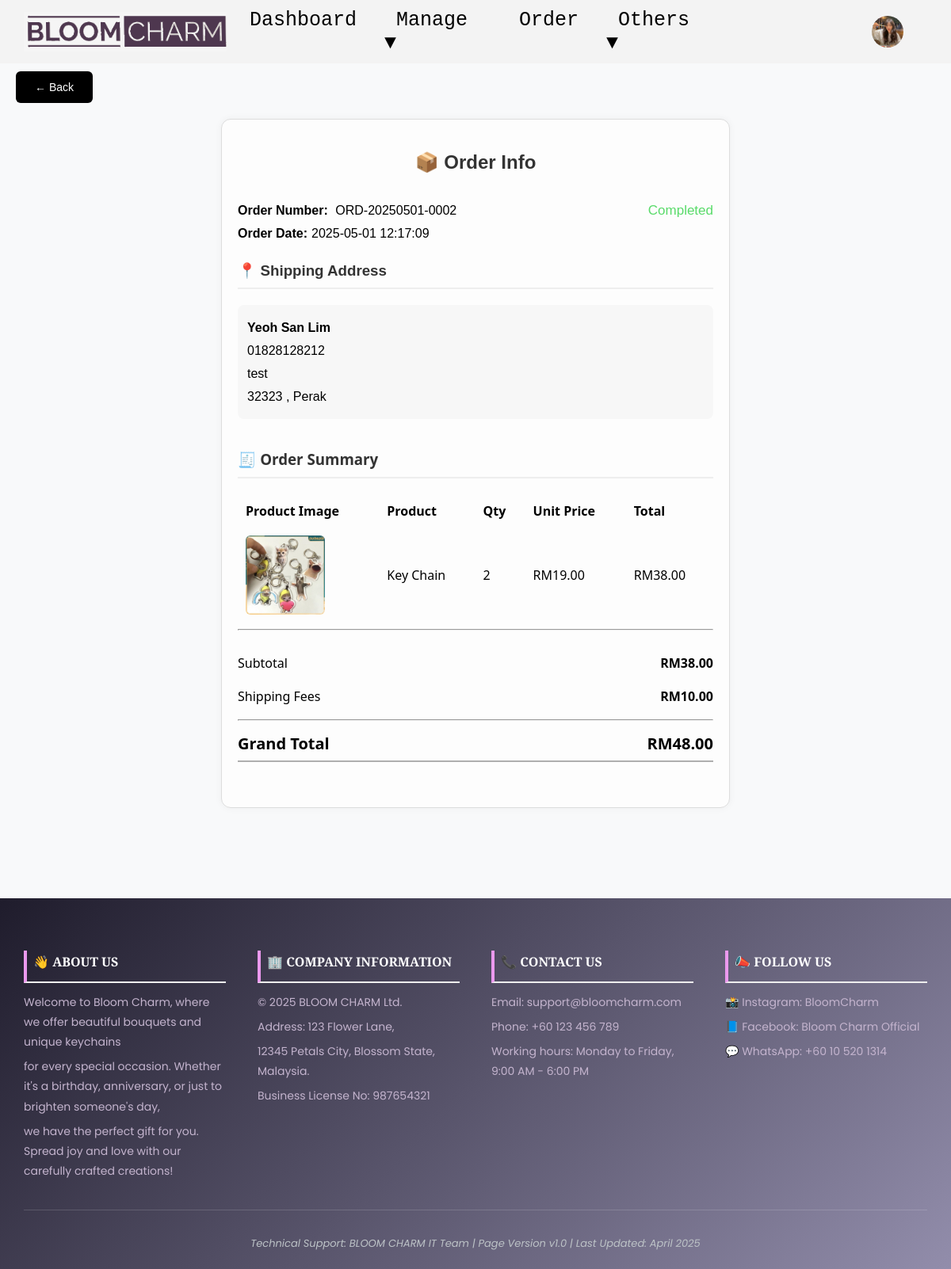
The app's page /public/orderDetail.php?order_id=65 (signed in) with its own data.
### tables this page shows
CREATE TABLE `users` (
  `id` int(11) NOT NULL,
  `username` varchar(40) NOT NULL,
  `email` varchar(50) NOT NULL,
  `phone_num` varchar(12) NOT NULL,
  `password` varchar(255) NOT NULL,
  `role` enum('user','admin','manager') NOT NULL DEFAULT 'user',
  `profile_image` varchar(255) DEFAULT 'uploads/default.jpg',
  `created_at` timestamp NOT NULL DEFAULT current_timestamp()
);

CREATE TABLE `orders` (
  `id` int(11) NOT NULL,
  `user_id` int(11) NOT NULL,
  `total_price` decimal(10,2) NOT NULL,
  `status` enum('Pending','Requested-Cancel','Shipped','Cancelled','Completed') DEFAULT 'Pending',
  `created_at` timestamp NOT NULL DEFAULT current_timestamp(),
  `order_number` varchar(255) NOT NULL,
  `full_name` varchar(100) NOT NULL,
  `address_line` text NOT NULL,
  `city` varchar(100) NOT NULL,
  `postcode` varchar(10) NOT NULL,
  `phone` varchar(20) NOT NULL,
  `is_reviewed` tinyint(1) DEFAULT 0
);

CREATE TABLE `order_items` (
  `id` int(11) NOT NULL,
  `order_id` int(11) NOT NULL,
  `product_id` int(11) NOT NULL,
  `quantity` int(11) NOT NULL,
  `price_at_checkout` decimal(10,2) NOT NULL
);

CREATE TABLE `products` (
  `id` int(11) NOT NULL,
  `name` varchar(255) NOT NULL,
  `price` decimal(10,2) NOT NULL,
  `discount` int(3) DEFAULT 0,
  `sold_count` int(11) NOT NULL DEFAULT 0,
  `stock` int(11) NOT NULL,
  `category` enum('bouquet','key chain') NOT NULL
);

### models/userModels.php (called while the page is built, shortened)
<?php
require "../config/db.php";
function getUserImageById($user_id){
    global $_db;
    $stm=$_db->prepare("SELECT profile_image FROM users WHERE id =?");
    $stm->execute([$user_id]);
    return $stm->fetch(PDO::FETCH_COLUMN);
}
?>

### models/orderModels.php (called while the page is built, shortened)
<?php
function getAddressByOrderId($orderId){
    global $_db;
    $stm=$_db->prepare("SELECT * FROM orders WHERE id=?");
    $stm->execute([$orderId]);
    return $stm->fetch(PDO::FETCH_ASSOC);
}
function getOrderItemsByOrderId($orderId){
    global $_db;
    $stm=$_db->prepare("SELECT * FROM order_items
                          JOIN products ON order_items.product_id = products.id
                          WHERE order_items.order_id =?");
    $stm->execute([$orderId]);
    return $stm->fetchAll(PDO::FETCH_ASSOC);
}
?>

### models/productModels.php (called while the page is built, shortened)
<?php
include '../config/db.php';
function getProductImageById($id) {
    global $_db;
    $stm = $_db->prepare("SELECT image_path FROM product_images WHERE product_id = ?");
    $stm->execute([$id]);
    return $stm->fetchAll(PDO::FETCH_COLUMN);
}
?>

### public/orderDetail.php (the view, shortened to what this page needs)
<?php
require "../public/header.php";
include "../models/orderModels.php";
include "../models/addressModels.php";
include "../models/productModels.php";
$orderId = $_GET['order_id'] ?? null;
$subtotal=0;
$orderItems = getOrderItemsByOrderId($orderId);
$orderInfo = getAddressByOrderId($orderId);
?>
<link rel="stylesheet" href="../assets/css/orderDetail.css">
<link rel="stylesheet" href="../assets/css/orderSummary.css">
<link rel="stylesheet" href="../assets/css/backButton.css">
<a href="/public/orderHistory.php" class="back-btn">← Back</a>
<div class="container">
    <h2>📦 Order Info</h2>
    <div class="order-info">
        <div class="order_num">
        <p><strong>Order Number:</strong> <?=$orderInfo['order_number'] ?></p>
        <p><strong>Order Date:</strong><?=$orderInfo['created_at'] ?></p>
        </div>
        <div class="status">
        <p class="status-<?=$orderInfo['status'] ?>"><?=$orderInfo['status'] ?></p>
        </div>
    </div>
    <h3>📍 Shipping Address</h3>
    <div class="address-box">
        <p><strong><?=$orderInfo['full_name'] ?></strong></p>
        <p><?=$orderInfo['phone'] ?></p>
        <p><?=$orderInfo['address_line'] ?></p>
        <p><?=$orderInfo['postcode'] ?> , <?=$orderInfo['city'] ?></p>
    </div>
<div class="product-selected">
    <div class="order-summary">
        <h3>🧾 Order Summary</h3>
        <table>
            <thead>
                <tr>
                    <th>Product Image</th>
                    <th>Product</th>
                    <th>Qty</th>
                    <th>Unit Price</th>
                    <th>Total</th>
                </tr>
            </thead>
            <tbody>
                <?php
                    foreach ($orderItems as $item):
                        $images = getProductImageById($item['product_id']);
                        $image = $images[0] ;
                        $price= $item['price']-($item['price'] * $item['discount']/100);
                        $totalPrice = $price * $item['quantity'];
                        $subtotal += $totalPrice;
                ?>
                    <tr>
                        <td><img src="<?= htmlspecialchars($image) ?>" alt="Product Image" class="productImage"></td>
                        <td><?= htmlspecialchars($item['name']) ?></td>
                        <td><?= $item['quantity'] ?></td>
                        <td>RM<?=number_format($price,2)?></td>
                        <td>RM<?= number_format($totalPrice, 2) ?></td>
                    </tr>
                <?php endforeach; ?>
            </tbody>
        </table>
        <hr>
        <div class="total-count">
            <div class="subtotal">
                <span>Subtotal</span>
                <strong>RM<?= number_format($subtotal, 2) ?></strong>
            </div>
            <div class="shipping-fee">
                <span>Shipping Fees </span>
                <strong>RM10.00</strong>
            </div>
            <hr>
            <div class="grand-total">
                <span><strong>Grand Total</strong></span>
                <strong>RM<?= number_format($subtotal + 10 , 2) ?></strong>
            </div>
        </div>
    </div>
    </div>
</div>
<?php include "../public/footer.php"; ?>

### public/header.php (shortened to what this page needs)
<?php
require "../helper/html_helper.php";
require "../models/userModels.php";
$role = $_SESSION['role'] ?? null;
if (isset($_SESSION['user_id'])) {
    $profileImage = getUserImageById($_SESSION['user_id']);
}
?>
<link rel="stylesheet" href="../assets/css/header.css">
<?php if ($role == 'admin' || $role == 'manager'): ?>
    <nav class="nav-container">
        <div class="nav-left">
            <a href="/public/home.php">
                <img src="../assets/image/logo/logo3.png" alt="Logo" class="logo">
            </a>
        </div>
        <div class="nav-center">
            <a href="/public/home.php">Dashboard</a>
            <div class="dropdown">
                <a href="#">Manage ▼</a>
            </div>
            <a href="/public/orderHistory.php">Order</a>
            <div class="dropdown">
                <a href="#">Others ▼</a>
            </div>
        </div>
        <div class="nav-right" id="admin_nav_right">
        <div class="dropdown">
                <a href="#">
                <img src="<?= htmlspecialchars($profileImage) ?>" alt="profile" class="profile-img">
                </a>
            </div>
        </div>
    </nav>
<?php endif; ?>

### assets/css/header.css (style rules this page uses)
.nav-container { display: flex; align-items: center; justify-content: space-between; background-color: rgb(243, 243, 243); padding: 15px; position: relative; z-index: 1000; }
.nav-left { flex: 1; display: flex; align-items: center; }
.logo { height: 50px; }
.nav-center { position: absolute; left: 50%; transform: translateX(-50%); display: flex; justify-content: center; gap: 20px; }
.nav-right { display: flex; align-items: center; gap: 10px; }
.nav-container a { color: black; text-decoration: none; margin: 0 15px; padding: 5px 10px auto; transition: 0.5s; font-family: monospace; font-size: 25px; }
.dropdown { position: relative; display: inline-block; z-index: 1000; overflow: visible !important; }
.profile-img { width: 40px; height: 40px; border-radius: 50%; cursor: pointer; }
#admin_nav_right { padding-right: 30px; }

### assets/css/orderDetail.css (style rules this page uses)
.container { max-width: 600px; height: auto; margin: 20px auto; padding: 20px; border: 1px solid #ddd; border-radius: 12px; background-color: #fdfdfd; box-shadow: 0 0 10px rgba(0, 0, 0, 0.05); font-family: sans-serif; }
.container h2 { text-align: center; margin-bottom: 30px; color: #333; font-weight: bold; }
.container h3 { color: #333; }
.order-info p, .address-box p { margin: 4px 0; line-height: 25px; }
.address-box { padding: 12px; background-color: #f7f7f7; border-radius: 8px; margin-top: 10px; }
.order-info { display: flex; justify-content: space-between; margin-bottom: 20px; }
.status-Completed { color: rgba(41, 208, 63, 0.775); font-size: 17px; }
.order-info strong { margin-right: 5px; }

### assets/css/orderSummary.css (style rules this page uses)
.order-summary { max-width: 700px; margin-top: 1cm; margin-bottom: 1cm; font-family: 'Segoe UI', sans-serif; }
h3 { border-bottom: 2px solid #eee; padding-bottom: 10px; margin-bottom: 20px; }
.order-summary table { width: 100%; border-collapse: collapse; }
.order-summary table th, .order-summary table td { padding: 10px; text-align: left; }
.total-count { margin-top: 20px; font-size: 16px; line-height: 30px; }
.productImage { width: 100px; height: 100%; object-fit: cover; border-radius: 6px; margin-right: 15px; }
.shipping-fee, .subtotal, .grand-total { display: flex; justify-content: space-between; padding: 6px 0; }
.grand-total { font-size: 20px; border-bottom: 2px solid #aeaeae; }

### assets/css/backButton.css (style rules this page uses)
.back-btn { display: inline-block; padding: 12px 24px; background-color: #000; color: #fff; border: none; border-radius: 6px; text-decoration: none; font-size: 14px; cursor: pointer; margin-top: 10px; margin-left: 20px; }

### records on screen
users: profile_image (picture)
orders: order_number "ORD-20250501-0002", created_at "2025-05-01 12:17:09", status "Completed", full_name "Yeoh San Lim", phone "01828128212", address_line "test", postcode "32323", city "Perak"
order_items: product.name "Key Chain", quantity "2", product.discount "19.00", totalPrice "38.00"

### other values on screen
$subtotal "38.00"
$subtotal + 10 "48.00"
